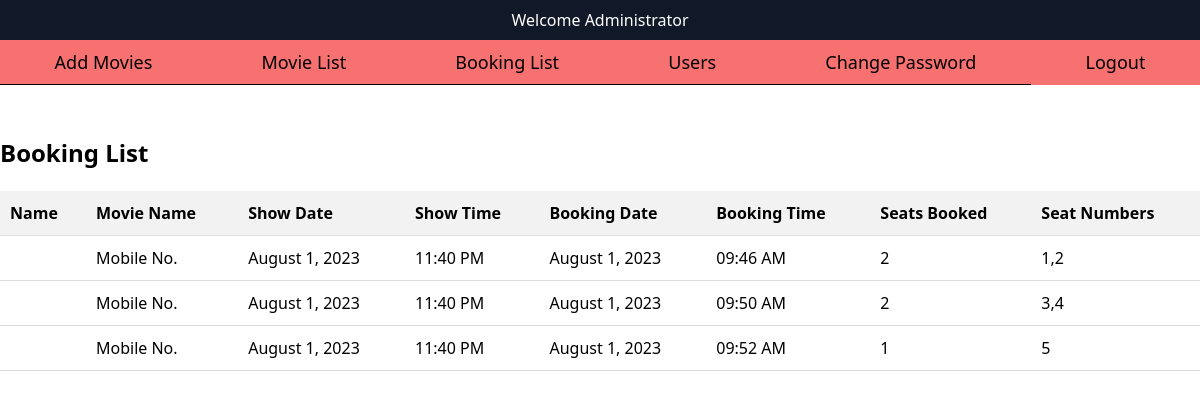
Page /admin/booking.php on the committed database.
### tables this page shows
CREATE TABLE `booking` (
  `id` int(11) NOT NULL,
  `movie_id` int(11) NOT NULL,
  `show_date` date NOT NULL,
  `show_time` time NOT NULL,
  `seat_id` int(11) NOT NULL,
  `total_price` varchar(11) NOT NULL DEFAULT '0',
  `booking_date` date NOT NULL DEFAULT current_timestamp(),
  `booking_time` time NOT NULL DEFAULT current_timestamp(),
  `uid` int(11) NOT NULL
);

CREATE TABLE `movie` (
  `id` int(11) NOT NULL,
  `name` varchar(225) NOT NULL,
  `genre` varchar(30) NOT NULL,
  `industry` varchar(20) NOT NULL,
  `language` varchar(20) NOT NULL,
  `duration` varchar(30) NOT NULL,
  `reldate` varchar(20) NOT NULL,
  `director` varchar(30) NOT NULL,
  `actor` varchar(30) NOT NULL,
  `description` varchar(225) NOT NULL,
  `price` varchar(225) NOT NULL,
  `image` varchar(225) NOT NULL,
  `fdate` date NOT NULL,
  `sdate` date NOT NULL,
  `tdate` date NOT NULL DEFAULT '2023-01-01',
  `fshow` time NOT NULL,
  `sshow` time NOT NULL,
  `tshow` time NOT NULL
);

### admin/booking.php (the view, shortened to what this page needs)
<?php include('header.php'); ?>
<?php
$servername = "localhost";
$username = "root";
$password = "";
$dbname = "moviebooking";
$conn = new mysqli($servername, $username, $password, $dbname);
$sql = "SELECT booking.*, movie.name AS movie_name, GROUP_CONCAT(seat_id ORDER BY seat_id) AS seat_numbers, COUNT(*) AS num_seats_booked FROM booking JOIN movie ON booking.movie_id = movie.id GROUP BY booking_date, booking_time";
$result = $conn->query($sql);
if ($result && $result->num_rows > 0) {
    echo "<div class='booking-list'>";
    echo "<h2>Booking List</h2>";
    echo "<table>";
    echo "<tr>
            <th>Name</th>
            <th>Movie Name</th>
            <th>Show Date</th>
            <th>Show Time</th>
            <th>Booking Date</th>
            <th>Booking Time</th>
            <th>Seats Booked</th>
            <th>Seat Numbers</th>
          </tr>";
    while ($row = $result->fetch_assoc()) {
        $fname = $row['fname'];
        $movieName = $row['movie_name'];
        $showDate = date('F j, Y', strtotime($row['show_date']));
        $showTime = date('h:i A', strtotime($row['show_time']));
        $bookingDate = date('F j, Y', strtotime($row['booking_date']));
        $bookingTime = date('h:i A', strtotime($row['booking_time']));
        $seatNumbers = $row['seat_numbers'];
        $numSeatsBooked = $row['num_seats_booked'];
        echo "<tr>
                <td>$fname</td>
                <td>$movieName</td>
                <td>$showDate</td>
                <td>$showTime</td>
                <td>$bookingDate</td>
                <td>$bookingTime</td>
                <td>$numSeatsBooked</td>
                <td>$seatNumbers</td>
              </tr>";
    }
    echo "</table>";
    echo "</div>";
} else {
    echo "No bookings found.";
}
?>

### admin/booking.php (style rules this page uses)
.booking-list { margin-top: 50px; }
.booking-list h2 { font-size: 24px; font-weight: bold; margin-bottom: 20px; }
.booking-list table { width: 100%; border-collapse: collapse; }
.booking-list th, .booking-list td { padding: 10px; text-align: left; border-bottom: 1px solid #ddd; }
.booking-list th { background-color: #f2f2f2; }

### rows in the picture
booking: movie.name "Mobile No.", show_date "August 1, 2023", show_time "11:40 PM", booking_date "August 1, 2023", booking_time "09:46 AM", numSeatsBooked "2", seatNumbers "1,2"
booking: movie.name "Mobile No.", show_date "August 1, 2023", show_time "11:40 PM", booking_date "August 1, 2023", booking_time "09:50 AM", numSeatsBooked "2", seatNumbers "3,4"
booking: movie.name "Mobile No.", show_date "August 1, 2023", show_time "11:40 PM", booking_date "August 1, 2023", booking_time "09:52 AM", numSeatsBooked "1", seatNumbers "5"
